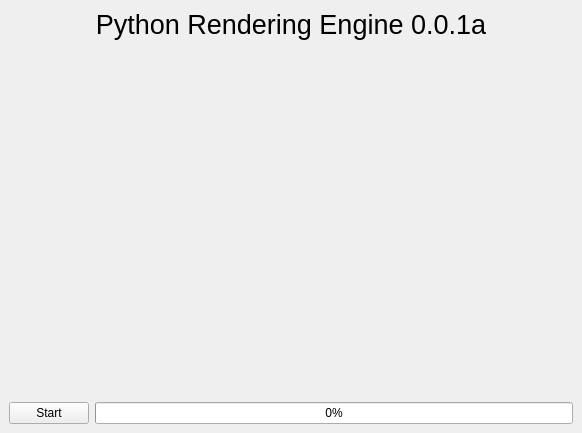
<?xml version="1.0" encoding="UTF-8"?>
<ui version="4.0">
 <class>MainWindow</class>
 <widget class="QMainWindow" name="MainWindow">
  <property name="geometry">
   <rect>
    <x>0</x>
    <y>0</y>
    <width>582</width>
    <height>433</height>
   </rect>
  </property>
  <property name="windowTitle">
   <string>Python Rendering Engine 0.0.1a</string>
  </property>
  <widget class="QWidget" name="centralwidget">
   <layout class="QGridLayout" name="gridLayout">
    <item row="0" column="0">
     <widget class="QLabel" name="label">
      <property name="text">
       <string>&lt;!DOCTYPE HTML PUBLIC &quot;-//W3C//DTD HTML 4.0//EN&quot; &quot;http://www.w3.org/TR/REC-html40/strict.dtd&quot;&gt;
&lt;html&gt;&lt;head&gt;&lt;meta name=&quot;qrichtext&quot; content=&quot;1&quot; /&gt;&lt;style type=&quot;text/css&quot;&gt;
p, li { white-space: pre-wrap; }
&lt;/style&gt;&lt;/head&gt;&lt;body style=&quot; font-family:'Ubuntu'; font-size:11pt; font-weight:400; font-style:normal;&quot;&gt;
&lt;p align=&quot;center&quot; style=&quot; margin-top:0px; margin-bottom:0px; margin-left:0px; margin-right:0px; -qt-block-indent:0; text-indent:0px;&quot;&gt;&lt;span style=&quot; font-size:20pt;&quot;&gt;Python Rendering Engine 0.0.1a&lt;/span&gt;&lt;/p&gt;&lt;/body&gt;&lt;/html&gt;</string>
      </property>
     </widget>
    </item>
    <item row="1" column="0">
     <spacer name="verticalSpacer_2">
      <property name="orientation">
       <enum>Qt::Vertical</enum>
      </property>
      <property name="sizeHint" stdset="0">
       <size>
        <width>20</width>
        <height>40</height>
       </size>
      </property>
     </spacer>
    </item>
    <item row="2" column="0">
     <layout class="QHBoxLayout" name="horizontalLayout_2">
      <item>
       <spacer name="horizontalSpacer_2">
        <property name="orientation">
         <enum>Qt::Horizontal</enum>
        </property>
        <property name="sizeHint" stdset="0">
         <size>
          <width>40</width>
          <height>20</height>
         </size>
        </property>
       </spacer>
      </item>
      <item>
       <widget class="QLabel" name="canvas">
        <property name="text">
         <string/>
        </property>
       </widget>
      </item>
      <item>
       <spacer name="horizontalSpacer">
        <property name="orientation">
         <enum>Qt::Horizontal</enum>
        </property>
        <property name="sizeHint" stdset="0">
         <size>
          <width>40</width>
          <height>20</height>
         </size>
        </property>
       </spacer>
      </item>
     </layout>
    </item>
    <item row="3" column="0">
     <spacer name="verticalSpacer">
      <property name="orientation">
       <enum>Qt::Vertical</enum>
      </property>
      <property name="sizeHint" stdset="0">
       <size>
        <width>20</width>
        <height>40</height>
       </size>
      </property>
     </spacer>
    </item>
    <item row="4" column="0">
     <layout class="QHBoxLayout" name="horizontalLayout">
      <item>
       <widget class="QPushButton" name="startButton">
        <property name="text">
         <string>Start</string>
        </property>
       </widget>
      </item>
      <item>
       <widget class="QProgressBar" name="progressBar">
        <property name="value">
         <number>0</number>
        </property>
       </widget>
      </item>
     </layout>
    </item>
   </layout>
  </widget>
 </widget>
 <resources/>
 <connections/>
</ui>
